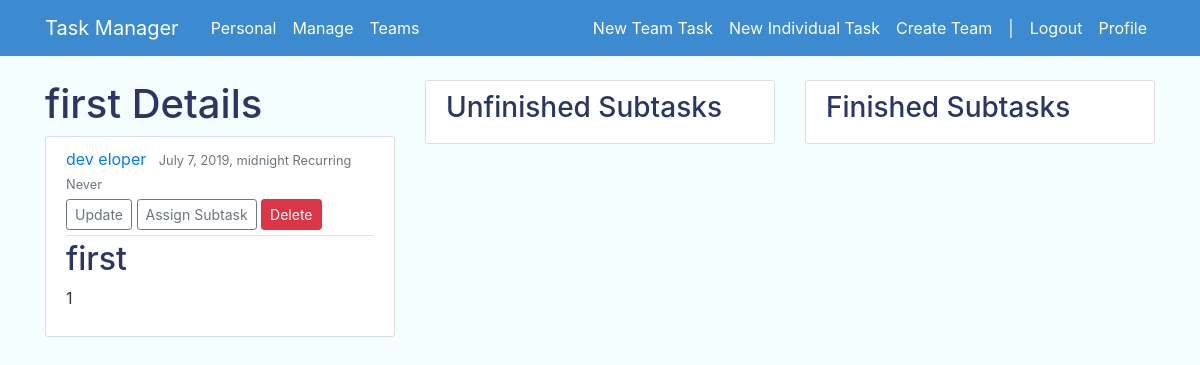
The app's page /dashboard/task/85/ (signed in) with its own data.
### todo_list/models.py (models this page shows, shortened)
class Task(models.Model):
	team = models.ForeignKey(Team, related_name='Team', on_delete=models.CASCADE, null=True, blank=True)
	name = models.CharField(max_length=100, null=True, blank=True)
	description = models.TextField(null=True, blank=True)
	due = models.DateTimeField(default=(timezone.now() + timezone.timedelta(minutes = 330)))
	assignee = models.ForeignKey(User, related_name='Assigned_To', on_delete=models.CASCADE, null=True, blank=True)
	assigner = models.ForeignKey(User, related_name='Assigned_By', on_delete=models.CASCADE, null=True, blank=True)
	STATUSES = (
		('P', "Pending"),
		('TD', "To Do"),
		('D', "Done"),
		)
	status = models.CharField(max_length=100, choices=STATUSES, default='P')
	parent = models.ForeignKey('Task', related_name='Parent', on_delete=models.CASCADE, null=True, blank=True)
	RECUR = (
		('N', "Never"),
		('D', "Daily"),
		('W', "Weekly"),
		('M', "Monthly"),
		('Y', "Yearly"),
		)
	recurring = models.CharField(max_length=100, choices=RECUR, default='N')
	start = models.DateTimeField(null=True, blank=True, default=(timezone.now() + timezone.timedelta(minutes = 330)))
	end = models.DateTimeField(null=True, blank=True, default=(timezone.now() + timezone.timedelta(minutes = 330))+timezone.timedelta(days=99999) )
	subtasks = models.BooleanField(default=False)
	finished =  models.DateTimeField(null=True, blank=True)
	PRIORITY = (
			('L', 'Late'),
			('T', 'Today'),
			('W', 'Week'),
			('D', 'Default')
			)
	priority = models.CharField(max_length=100, choices=PRIORITY, default='D')

### todo_list/views.py (the view)
# urls.py: path('task/<int:pk>/', TaskDetailView.as_view(), name='task-detail'),
class TaskDetailView(LoginRequiredMixin, DetailView):
	model = Task
	context_object_name = 'tasks'
	template_name = 'todo_list/task_detail.html'
	queryset = Task.objects.all()
	def get_context_data(self, **kwargs):
		context = super(TaskDetailView, self).get_context_data(**kwargs)
		context['main'] = self.get_object()
		print(Task.objects.filter(parent=self.get_object()).filter(status='TD').order_by('due').count())
		context['sub'] = Task.objects.filter(parent=self.get_object()).filter(status='TD').order_by('due')
		context['done'] = Task.objects.filter(parent=self.get_object()).filter(status='D').order_by('finished')[:15]
		context['width'] = '4'
		context['email'] = Email.objects.all().exists()
		return context

### todo_list/templates/todo_list/task_detail.html (shortened to what this page needs)
{% extends "todo_list/base.html" %}
{% block content %}
<h1>{{main.name}} Details</h1>
<article class="media content-section">
  <div class="media-body">
    <div class="article-metadata">
      <a class="mr-2" href="{% url 'user-tasks' main.assigner.username %}">{{ main.assigner.first_name}} {{ main.assigner.last_name}}</a>
      <small class="text-muted">{{main.due}} Recurring {{main.get_recurring_display}}</small>
      <div>{% if main.assigner == user %}
        <a class="btn btn-outline-secondary btn-sm mt-1 mb-1" href="{% url 'task-update' main.id %}"> Update</a>
        <a class="btn btn-outline-secondary btn-sm mt-1 mb-1" href="{% url 'task-subtask' main.id %}"> Assign Subtask</a>
        <a class="btn btn-danger btn-sm mt-1 mb-1" href="{% url 'task-delete' main.id %}"> Delete</a>
      {% endif %}
    </div>
    </div>
    <h2 class="article-title"> {{main.name}}</h2>
    <p class="article-content">{{ main.description }}</p>
  </div>
</article>
{% endblock content %}
{% block content2 %}
<div class="col-md-4">
<div class="content-section">
<h3>Unfinished Subtasks</h3>
</div>
</div>
{% endblock content2 %}
{% block content3 %}
<div class="col-md-4">
<div class="content-section">
<h3>Finished Subtasks</h3>
</div>
</div>
{% endblock content3 %}

### todo_list/static/todo_list/main.css (style rules this page uses)
body { background: #f5feff; color: #333333; margin-top: 5rem; }
h1, h2, h3, h4, h5, h6 { color: #2b3566; }
.content-section { background: #ffffff; padding: 10px 20px; border: 1px solid #dddddd; border-radius: 3px; margin-bottom: 20px; }
.article-title { color: #2b3566; }
.article-content { white-space: pre-line; }
.article-metadata { padding-bottom: 1px; margin-bottom: 4px; border-bottom: 1px solid #e3e3e3 }

### records on screen
Task: name "first", assigner.first_name "dev", assigner.last_name "eloper", due "July 7, 2019, midnight", recurring "Never", description "1"
